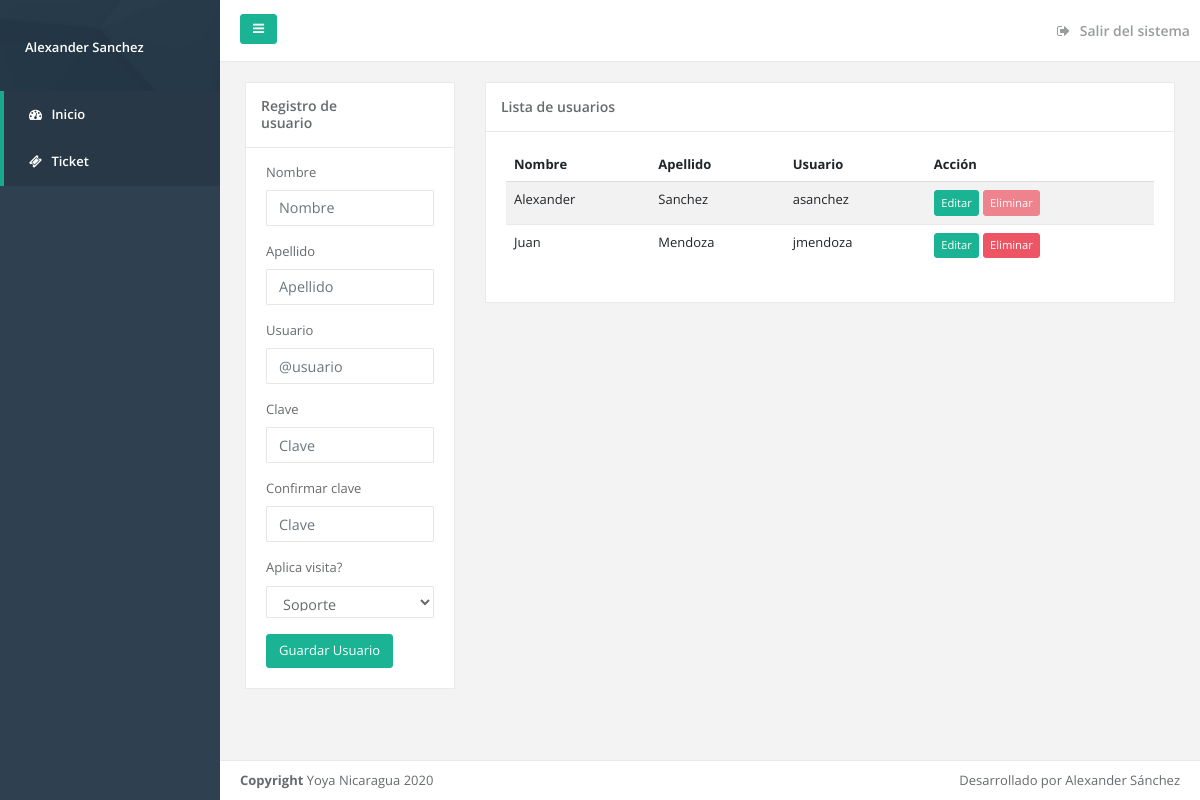
Before: /index.php?pag=usuarios (signed in) with the older database file.
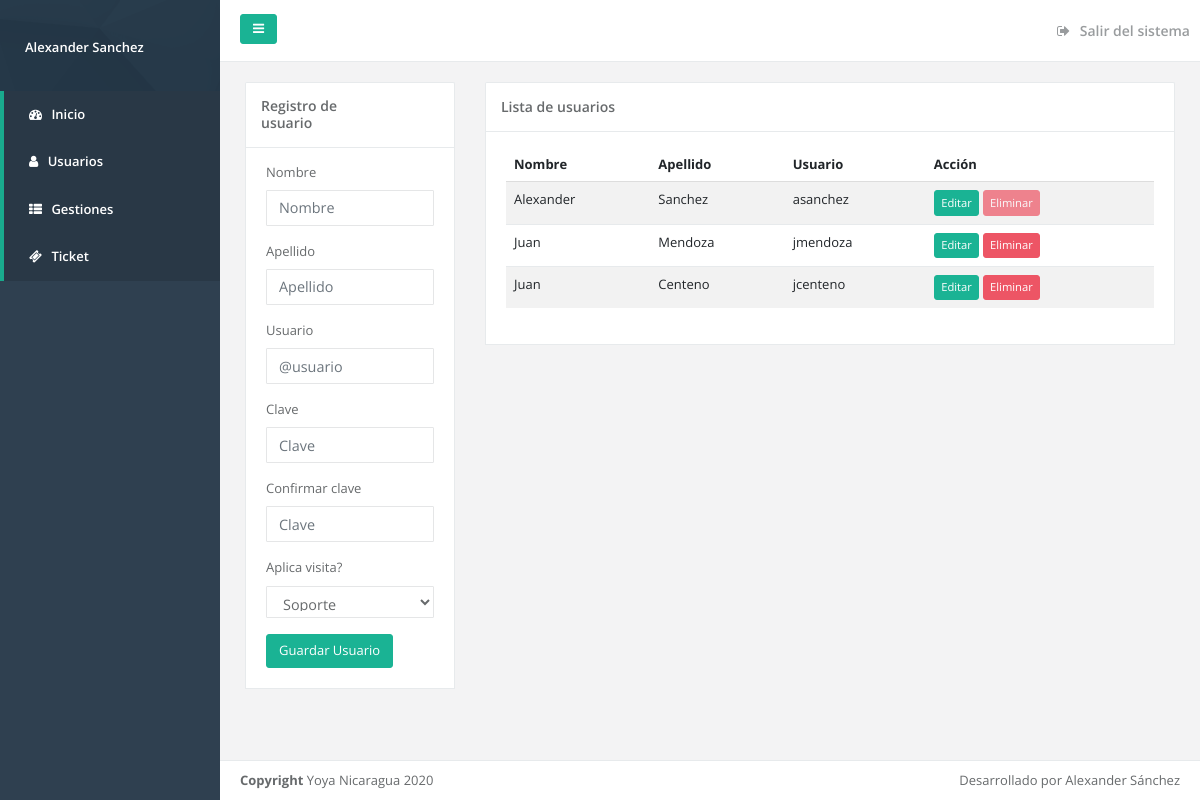
After: the same page with the newer database file.
### tables this page shows
CREATE TABLE IF NOT EXISTS `usuarios` (
  `usuario_id` int(11) NOT NULL AUTO_INCREMENT,
  `usuario` varchar(255) NOT NULL,
  `clave` varchar(255) NOT NULL,
  `nombre` varchar(255) NOT NULL,
  `apellido` varchar(255) NOT NULL,
  `permiso` int(11) NOT NULL,
  PRIMARY KEY (`usuario_id`)
);

### modules/usuarios.php (the view, shortened to what the changed rows need)
<div class="wrapper wrapper-content animated fadeInRight">
    <div class="row">
        <div class="col-lg-9">
        <div class="ibox ">
                <div class="ibox-content">
                    <div class="row">
                        <div class="col-lg-12">
                        <table class="table table-striped">
                            <thead>
                            <tr>
                                <th>Nombre</th>
                                <th>Apellido</th>
                                <th>Usuario</th>
                                <th>Acción</th>
                            </tr>
                            </thead>
                            <tbody>
                            <?php
                              $con= "SELECT * From usuarios";
                              $res = mysqli_query($conexion, $con);
                              while($row = mysqli_fetch_array($res)){
                                ?>
                                <tr>
                                    <td><?php echo $row['nombre']; ?></td>
                                    <td><?php echo $row['apellido']; ?></td>
                                    <td><?php echo $row['usuario']; ?></td>
                                    <td>
                                        <button type="button" class="btn btn-primary btn-xs"  data-toggle="modal" data-target="#editar<?php echo $row['usuario_id']; ?>">Editar</button>
                                        <?php
                                            if($_SESSION['USUARIO_ID'] == $row['usuario_id']){
                                                ?>
                                                    <button disabled type="button" class="btn btn-danger btn-xs" data-toggle="modal" data-target="#eliminar<?php echo $row['usuario_id']; ?>">Eliminar</button>
                                                <?php
                                            }else{
                                                ?>
                                                    <button type="button" class="btn btn-danger btn-xs" data-toggle="modal" data-target="#eliminar<?php echo $row['usuario_id']; ?>">Eliminar</button>
                                                <?php
                                            }
                                        ?>
                                    </td>
                                </tr>
                                  <?php
                              }
                            ?>
                            </tbody>
                        </table>
                        </div>
                    </div>
                </div>
            </div>
        </div>
    </div>
</div>

### structure/menu_left.php (shortened to what the changed rows need)
<nav class="navbar-default navbar-static-side" role="navigation">
    <div class="sidebar-collapse">
        <ul class="nav metismenu" id="side-menu">
            <?php
            if($_SESSION['PERMISO'] !=1){
                ?>
                <li class="active">
                    <a href="index.php"><i class="fa fa-dashboard"></i> <span class="nav-label">Inicio</span></a>
                </li>
                <li class="active">
                    <a href="index.php?pag=listaticket"><i class="fa fa-ticket"></i> <span class="nav-label">Ticket</span></a>
                </li>
            <?php
            }else{
                ?>
                <li class="active">
                    <a href="index.php"><i class="fa fa-dashboard"></i> <span class="nav-label">Inicio</span></a>
                </li>
                <li class="active">
                    <a href="index.php?pag=usuarios"><i class="fa fa-user"></i> <span class="nav-label">Usuarios</span></a>
                </li>
                <li class="active">
                    <a href="index.php?pag=gestiones"><i class="fa fa-th-list"></i> <span class="nav-label">Gestiones</span></a>
                </li>
                <li class="active">
                    <a href="index.php?pag=listaticket"><i class="fa fa-ticket"></i> <span class="nav-label">Ticket</span></a>
                </li>
            <?php
            }
            ?>
        </ul>
    </div>
</nav>

Changed rows visible on the page:
added usuarios: nombre "Juan", apellido "Centeno", usuario "jcenteno"
Other visible differences:
text now shown: "Usuarios Gestiones"
